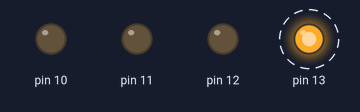
A sketch run on a simulated Arduino Uno, built with avr-gcc and run on an emulated ATmega328P. Parts: output pins drawn as LEDs (lit = HIGH). Dashed ring = blinking.

Above: at 0.12 s.
Timing chart, 0 to 3.0 s (numbered marks = the images above):
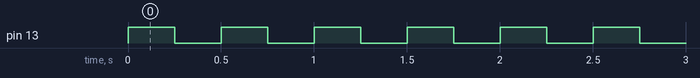

The sketch:

arduino_forum_392892.ino
```cpp
// #define DEBUG

#ifdef DEBUG
#define log(a) Serial.print(a)
#define logln(a) Serial.println(a)
#else
#define log(a)
#define logln(a)
#endif

///////////// STATE MACHINES /////////////

enum PolarityState {
  NOT_DETERMINED = 0,
  FORWARD = 1,
  REVERSE = 2,
  ERROR_CHECKING_POLARITY = 4
} polarityState = NOT_DETERMINED;

enum CycleState {
  NOT_STARTED = 0,
  CHARGING = 1,
  CHARGING_TEST_VOLTAGE = 2,
  DISCHARGING = 3,
  DISCHARGING_TEST_VOLTAGE = 4
} cycleState = NOT_STARTED;

unsigned long cycleStateStartMs = 0;

#ifdef DEBUG
// these are the DEBUG/TEST values

// charge for 2 seconds, then check voltage
const unsigned long chargeTimeMs = 5L * 1000L;
// turn off relay .5 seconds to check the voltage
const unsigned long voltageCheckMs = 500L;
// discharge for 1 seconds, then check voltage
const unsigned long dischargeTimeMs = 3L * 1000L;
#else


// charge for 5 minutes, then check voltage
const unsigned long chargeTimeMs = 5L * 60L * 1000L;

// turn off relay 5 seconds to check the voltage
const unsigned long voltageCheckMs = 5L * 1000L;

// discharge for 2 minutes, then check voltage
const unsigned long dischargeTimeMs = 2L * 60L * 1000L;
#endif


const int lowVThreshhold = 40; // .2v / 5v * 1023
const int highVThreshhold = 450; // 2.2v / 5v * 1023

///////////// COMPONENTS /////////////

struct BlinkyLight {
  const byte pin;
  unsigned long *blinkMs = NULL;
  int i = 0;
  unsigned long mostRecentMs;

  BlinkyLight(const byte pin):
    pin(pin)
  {
  }

  void setup() {
    pinMode(pin, OUTPUT);
  }

  void loop() {
    if (!blinkMs || !*blinkMs) return;

    if (millis() - mostRecentMs >=  blinkMs[i]) {
      i++;
      if (blinkMs[i] == 0) i = 0;

      digitalWrite(pin, !digitalRead(pin));
      mostRecentMs = millis();
    }
  }

  void setBlink(unsigned long *blink) {
    if (!blink || !*blink) {
      blinkMs = NULL;
      digitalWrite(pin, LOW);
    }
    else {
      blinkMs = blink;
      i = 0;
      digitalWrite(pin, HIGH);
      mostRecentMs = millis();
    }
  }

  void on() {
    blinkMs = NULL;
    digitalWrite(pin, HIGH);
  }

  void off() {
    blinkMs = NULL;
    digitalWrite(pin, LOW);
  }
};

extern BlinkyLight blinky; // forward declaration

struct RelayCluster {
  const byte detectVoltageAPin;
  const byte chargePin;
  unsigned long *chargeBlink;
  const byte dischargePin;
  unsigned long *dischargeBlink;

  RelayCluster(
    const byte detectVoltageAPin,
    const byte chargePin,
    unsigned long *chargeBlink,
    const byte dischargePin,
    unsigned long *dischargeBlink
  ):
    detectVoltageAPin(detectVoltageAPin),
    chargePin(chargePin),
    chargeBlink(chargeBlink),
    dischargePin(dischargePin),
    dischargeBlink(dischargeBlink)
  {
  }

  void setup() {
    pinMode(chargePin, OUTPUT);
    pinMode(dischargePin, OUTPUT);
    off();
  }

  void off() {
    digitalWrite(chargePin, LOW);
    digitalWrite(dischargePin, LOW);
    blinky.off();
  }

  void charge() {
    off();
    digitalWrite(chargePin, HIGH);
    blinky.setBlink(chargeBlink);
  }

  void discharge() {
    off();
    digitalWrite(dischargePin, HIGH);
    blinky.setBlink(dischargeBlink);
  }

  int readVoltage() {
    return analogRead(detectVoltageAPin);
  }
};


///////////// PINOUT /////////////

unsigned long dischargeBlink[] = {1000, 1000, 0};
unsigned long forwardChargeBlink[] = {250, 250, 250 * 3, 250 * 7, 0};
unsigned long reverseChargeBlink[] = {250 * 3, 250, 250, 250 * 7, 0};
unsigned long errorBlink[] = {250, 250, 0};

RelayCluster forward(A0, 10, forwardChargeBlink, 11, dischargeBlink);
RelayCluster reverse(A1, 12, reverseChargeBlink, 11, dischargeBlink);
RelayCluster *cluster; // should use a refernce, but it's being a nuisance
BlinkyLight blinky(13);

void setup() {
#ifdef DEBUG
  Serial.begin(57600);
  while (!Serial);
#endif

  forward.setup();
  reverse.setup();
  blinky.setup();

  blinky.on();
}

void loop() {
  blinky.loop();
  polarityState_loop();
  cycleState_loop();
}

void polarityState_loop() {
  if (polarityState != NOT_DETERMINED) return;

  boolean forwardOk = forward.readVoltage() > lowVThreshhold;
  boolean reverseOk = reverse.readVoltage() > lowVThreshhold;

  if (forwardOk && reverseOk) {
    polarityState = ERROR_CHECKING_POLARITY;
    blinky.setBlink(errorBlink);
    // the sketch is now locked in this state and will need to be reset
  }
  else if (forwardOk) {
    polarityState = FORWARD;
  }
  else if (reverseOk) {
    polarityState = REVERSE;
  }

}


void cycleState_loop() {
  switch (cycleState) {
    case NOT_STARTED:
      if (polarityState != FORWARD && polarityState != REVERSE) break;

      logln("NOT_STARTED");

      // start the charge cycle appropriate for the polarity
      if (polarityState == FORWARD) {
        cluster = &forward;
      }
      else {
        cluster = &reverse;
      }

      logln("-> CHARGING");

      cluster->charge();
      cycleState = CHARGING;
      cycleStateStartMs = millis();
      break;

    case CHARGING:
      if (millis() - cycleStateStartMs < chargeTimeMs) break;

      logln("CHARGING");

      // transition to test voltage

      logln("-> CHARGING_TEST_VOLTAGE");
      cluster->off();
      blinky.on();
      cycleState = CHARGING_TEST_VOLTAGE;
      cycleStateStartMs = millis();
      break;

    case CHARGING_TEST_VOLTAGE:
      if (millis() - cycleStateStartMs < voltageCheckMs) break;

      logln("CHARGING_TEST_VOLTAGE");

      // transition to discharge or to continue charging

      if (cluster->readVoltage() < highVThreshhold) {
        logln("-> CHARGING");
        cluster->charge();
        cycleState = CHARGING;
        cycleStateStartMs = millis();
      }
      else {
        logln("-> DISCHARGING");
        cluster->discharge();
        cycleState = DISCHARGING;
        cycleStateStartMs = millis();
      }
      break;

    case DISCHARGING:
      if (millis() - cycleStateStartMs < dischargeTimeMs) break;

      logln("DISCHARGING");

      // transition to test voltage

      logln("-> DISCHARGING_TEST_VOLTAGE");
      cluster->off();
      blinky.on();
      cycleState = DISCHARGING_TEST_VOLTAGE;
      cycleStateStartMs = millis();
      break;

    case DISCHARGING_TEST_VOLTAGE:
      if (millis() - cycleStateStartMs < voltageCheckMs) break;

      logln("DISCHARGING_TEST_VOLTAGE");
      // transition to contuniung discharge or to flipping the polarity and restarting cycle

      if (cluster->readVoltage() >= lowVThreshhold) {
        logln("-> DISCHARGING");
        cluster->discharge();
        cycleState = DISCHARGING;
        cycleStateStartMs = millis();
      }
      else {
        logln("-> NOT_STARTED");
        blinky.off();
        cycleState = NOT_STARTED;
        polarityState = polarityState == REVERSE ? FORWARD : REVERSE;
      }
      break;
  }
}
```

Measured:
- by itself, pin 13: alternates HIGH for 0.25 s and LOW for 0.25 s
